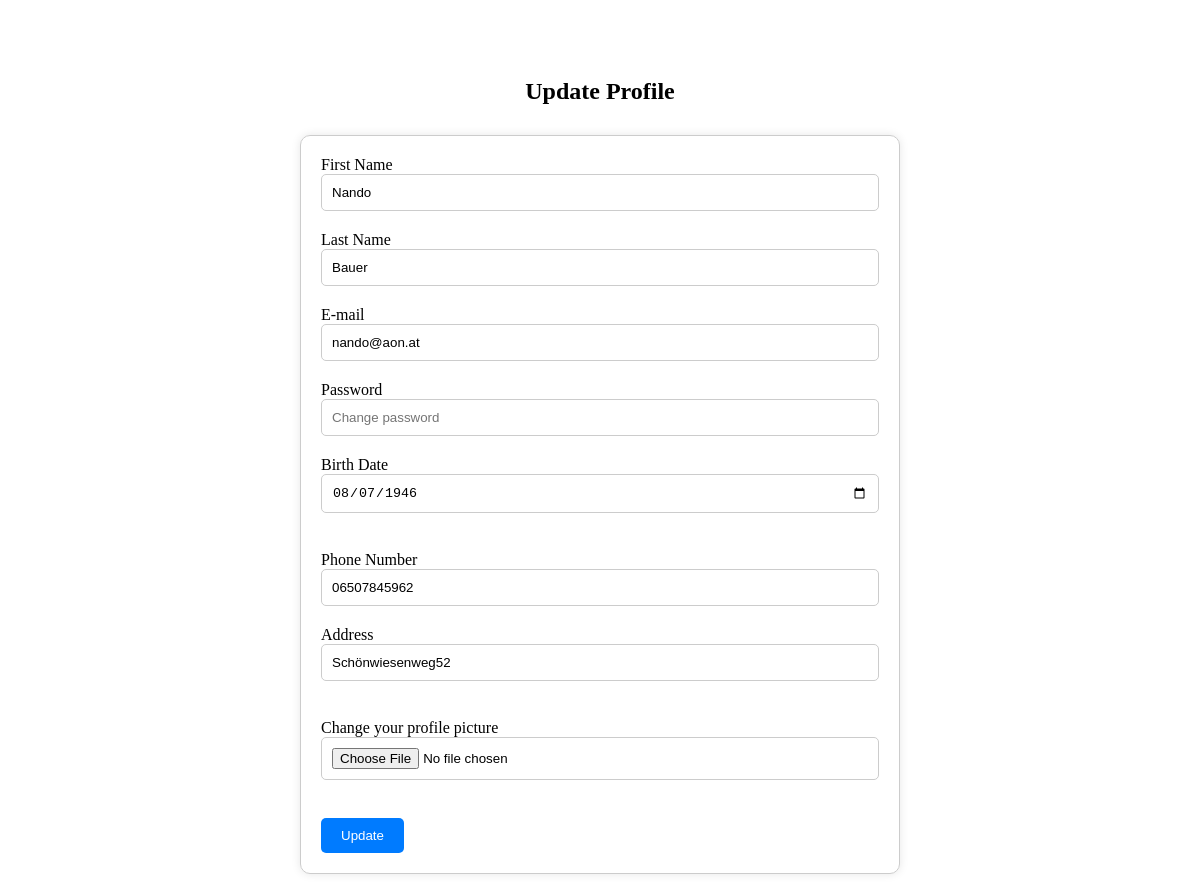
The page /updateprofile.php (signed in) on the database its author committed.
### tables this page shows
CREATE TABLE `user` (
  `id` int(11) NOT NULL,
  `firstName` varchar(50) DEFAULT NULL,
  `lastName` varchar(50) DEFAULT NULL,
  `email` varchar(50) DEFAULT NULL,
  `password` varchar(255) DEFAULT NULL,
  `birthDate` date DEFAULT NULL,
  `picture` varchar(255) DEFAULT NULL,
  `status` enum('user','admin') DEFAULT NULL,
  `phoneNumber` varchar(50) DEFAULT NULL,
  `address` varchar(50) DEFAULT NULL
);

### updateprofile.php (the view, shortened to what this page needs)
<?php
require_once "db_connect.php";
$session = 0;
if (isset($_SESSION["admin"])) {
    $session = $_SESSION["admin"];
    $goBack = "dashboard.php";
} else {
    $session = $_SESSION["user"];
}
$sql = "SELECT * FROM user WHERE id = {$session}";
$result = mysqli_query($conn, $sql);
$row = mysqli_fetch_assoc($result);
?>
<!DOCTYPE html>
<html lang="en">
<head>
</head>
<body>
<div class="container">
        <h2>Update Profile</h2>
        <form method="post" enctype="multipart/form-data">
    <label for="firstName">First Name</label>
    <input type="text" name="firstName" placeholder="Change first name" value="<?= isset($row["firstName"]) ? $row["firstName"] : '' ?>">
    <label for="lastName">Last Name</label>
    <input type="text" name="lastName" placeholder="Change last name" value="<?= isset($row["lastName"]) ? $row["lastName"] : '' ?>">
    <label for="email">E-mail</label>
    <input type="text" name="email" placeholder="Change email" value="<?= isset($row["email"]) ? $row["email"] : '' ?>">
    <label for="password">Password</label>
    <input type="text" name="password" placeholder="Change password" style="width: 100%; padding: 10px; margin-bottom: 20px; border: 1px solid #ccc; border-radius: 5px; box-sizing: border-box;" >
    <label for="birthDate">Birth Date</label>
    <input type="date" id="date" name="birthDate" placeholder="Change birth date" value="<?= isset($row["birthDate"]) ? $row["birthDate"] : '' ?>">
    <br> <br>
    <label for="phoneNumber">Phone Number</label>
    <input type="text" name="phoneNumber" placeholder="Change phone Number" value="<?= isset($row["phoneNumber"]) ? $row["phoneNumber"] : '' ?>">
    <label for="address">Address</label>
    <input type="text" name="address" placeholder="Change address" value="<?= isset($row["address"]) ? $row["address"] : '' ?>"></input>
    <br><br>
    <label for="picture">Change your profile picture</label>
    <input type="file" id="picture" name="picture">
    <br>
    <br>
    <input type="submit" name="update" value="Update">
</form>
</body>
</html>

### updateprofile.php (style rules this page uses)
.container { max-width: 600px; margin: auto; padding-top: 50px; }
form { padding: 20px; border: 1px solid #ccc; border-radius: 10px; box-shadow: 0 0 10px rgba(0, 0, 0, 0.1); }
h2 { text-align: center; margin-bottom: 30px; }
input[type="text"], input[type="file"], textarea, select { width: 100%; padding: 10px; margin-bottom: 20px; border: 1px solid #ccc; border-radius: 5px; box-sizing: border-box; }
input[type="submit"] { width: auto; padding: 10px 20px; background-color: #007bff; color: #fff; border: none; border-radius: 5px; cursor: pointer; transition: background-color 0.3s; }
#date { width: 100%; padding: 10px; margin-bottom: 20px; border: 1px solid #ccc; border-radius: 5px; box-sizing: border-box; }

### rows shown on the page
user: firstName "Nando", lastName "Bauer", email "nando@aon.at", birthDate "08/07/1946", phoneNumber "06507845962", address "Schönwiesenweg52"
